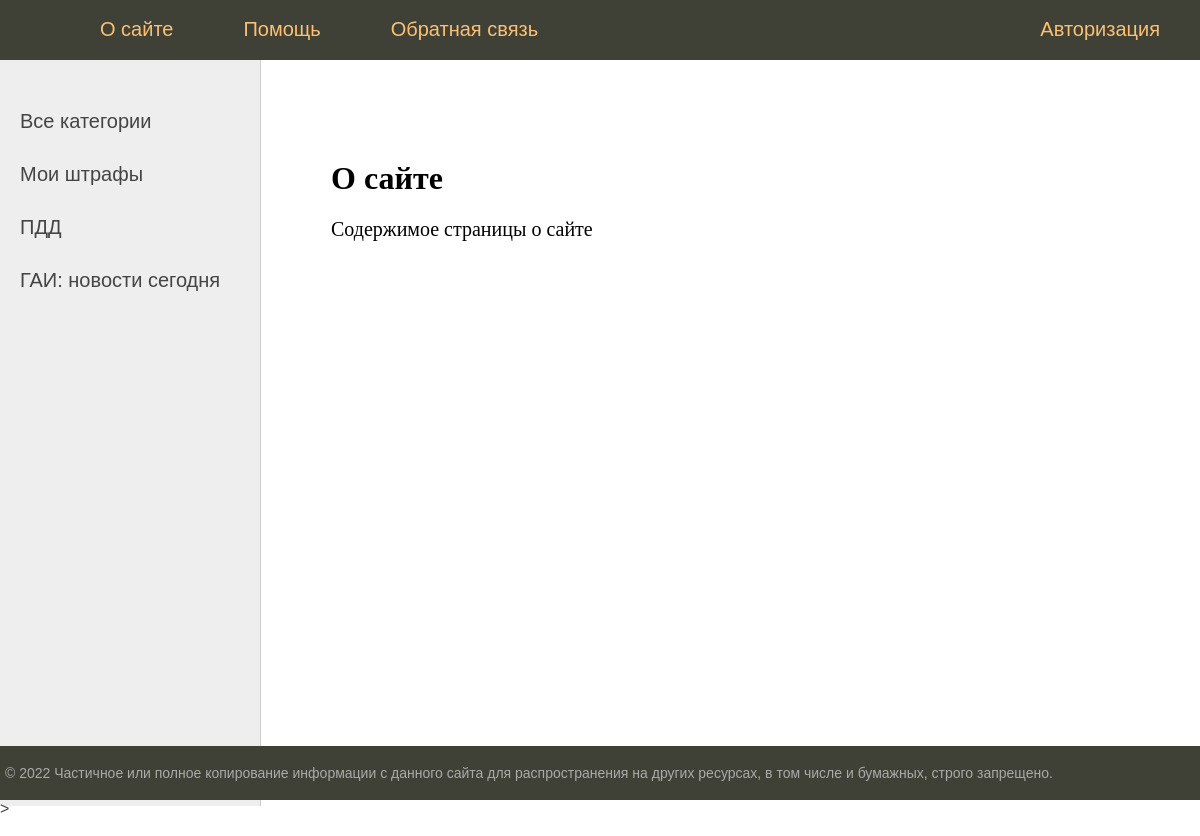
The page /about/ on the database its author committed.
### myfines/models.py (models this page shows, shortened)
class Category(models.Model):
    name = models.CharField(max_length=100, db_index=True)
    slug = models.SlugField(max_length=255, unique=True, db_index=True, verbose_name="URL")
    def get_absolute_url(self):
        return reverse('category', kwargs={'cat_id': self.pk})
    class Meta:
        verbose_name = 'Категория'
        verbose_name_plural = 'Категории'
        ordering = ['id']

### myfines/views.py (the view)
# urls.py: path('about/', about, name='about'),
def about(request):
    return render(request, 'myfines/about.html', {'menu': menu, 'title': 'О сайте'})

### myfines/templatetags/myfines_tags.py (called while the page is built)
@register.inclusion_tag('myfines/list_categories.html')
def show_categories(sort=None, cat_selected=0):
    if not sort:
        cats = Category.objects.all()
    else:
        cats = Category.objects.order_by(sort)
    return {"cats": cats, "cat_selected": cat_selected}

### templates/myfines/about.html
{% extends 'myfines/base.html' %}
{% block content %}
<h1>{{title}}</h1>
<p>Содержимое страницы о сайте
{% endblock %}

### templates/myfines/list_categories.html
{% for c in cats %}
         {% if c.pk == cat_selected %}
                   <li class="selected">{{c.name}}</li>
         {% else %}
                   <li><a href="{{ c.get_absolute_url }}">{{c.name}}</a></li>
         {% endif %}
{% endfor %}

### myfines/static/myfines/css/styles.css (style rules this page uses)
html, body { font-family: 'Arial'; margin: 0; padding: 0; height: 100%; width: 100%; color: #444; }
a { color: #0059b2; text-decoration: none; }
.left-chapters ul li { margin: 30px 0 0 0; color: #999; }
.left-chapters ul li a { color: #444; text-decoration: none; }
.content-text h1 { font-size: 32px; }

### rows shown on the page
Category: name "Мои штрафы"
Category: name "ПДД"
Category: name "ГАИ: новости сегодня"

### other values the page prints
{{ m.title }} "О сайте" "Помощь" "Обратная связь"
{{ m.title }} "Авторизация"
{{ title }} "О сайте"
